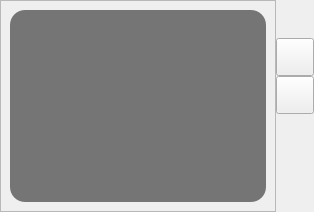
          <widget class="QWidget" name="tab_6">
           <attribute name="title">
            <string>Моды</string>
           </attribute>
           <layout class="QGridLayout" name="gridLayout_9">
            <property name="leftMargin">
             <number>0</number>
            </property>
            <property name="topMargin">
             <number>0</number>
            </property>
            <property name="rightMargin">
             <number>0</number>
            </property>
            <property name="bottomMargin">
             <number>0</number>
            </property>
            <property name="spacing">
             <number>0</number>
            </property>
            <item row="2" column="2">
             <widget class="QPushButton" name="pushButton_20">
              <property name="minimumSize">
               <size>
                <width>38</width>
                <height>38</height>
               </size>
              </property>
              <property name="maximumSize">
               <size>
                <width>38</width>
                <height>38</height>
               </size>
              </property>
              <property name="text">
               <string/>
              </property>
             </widget>
            </item>
            <item row="3" column="2">
             <spacer name="verticalSpacer_10">
              <property name="orientation">
               <enum>Qt::Vertical</enum>
              </property>
              <property name="sizeHint" stdset="0">
               <size>
                <width>20</width>
                <height>40</height>
               </size>
              </property>
             </spacer>
            </item>
            <item row="1" column="2">
             <widget class="QPushButton" name="pushButton_21">
              <property name="minimumSize">
               <size>
                <width>38</width>
                <height>38</height>
               </size>
              </property>
              <property name="maximumSize">
               <size>
                <width>38</width>
                <height>38</height>
               </size>
              </property>
              <property name="text">
               <string/>
              </property>
             </widget>
            </item>
            <item row="0" column="2">
             <widget class="QLabel" name="label_8">
              <property name="minimumSize">
               <size>
                <width>38</width>
                <height>38</height>
               </size>
              </property>
              <property name="maximumSize">
               <size>
                <width>38</width>
                <height>38</height>
               </size>
              </property>
              <property name="styleSheet">
               <string notr="true">image: url();
</string>
              </property>
              <property name="text">
               <string/>
              </property>
             </widget>
            </item>
            <item row="0" column="0" rowspan="5">
             <widget class="QFrame" name="frame_10">
              <property name="styleSheet">
               <string notr="true">image: url(C:/Users/ASUS/Desktop/res/4.Jpg);</string>
              </property>
              <property name="frameShape">
               <enum>QFrame::StyledPanel</enum>
              </property>
              <property name="frameShadow">
               <enum>QFrame::Raised</enum>
              </property>
              <layout class="QGridLayout" name="gridLayout_15">
               <item row="0" column="0">
                <widget class="QListView" name="listView_5">
                 <property name="styleSheet">
                  <string notr="true">image: url();
background-color: rgb(0, 0, 0, 130);
color: rgb(240, 255, 255);
border-radius: 15px;
</string>
                 </property>
                </widget>
               </item>
              </layout>
             </widget>
            </item>
           </layout>
          </widget>
